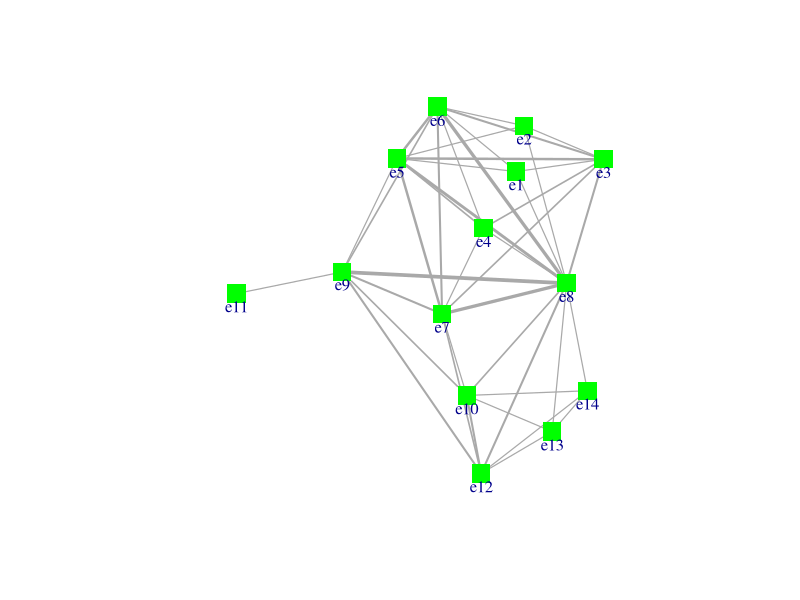

The R source for this figure:
## Data importing

network <- matrix(
c(1,1,0,1,rep(0,14),
1,1,1,rep(0,15),
rep(1,6),rep(0,12),
1,0,1,1,1,rep(0,13),
rep(1,7),0,1,rep(0,9),
rep(1,4),0,1,1,1,rep(0,4),1,rep(0,5),
0,1,1,1,1,0,1,0,1,1,0,0,1,1,1,0,0,0,
1,1,1,1,0,rep(1,8),0,1,1,0,0,
1,0,1,rep(0,4),rep(1,7),0,1,1,1,
rep(0,10),rep(1,5),0,0,0,
rep(0,13),1,1,0,1,1,
rep(0,9),rep(1,6),0,0,0,
rep(0,11),1,1,0,1,0,0,0,
rep(0,11),1,1,0,1,0,0,0),
ncol=14,
dimnames=list(paste("w",1:18,sep=""),
paste("e",1:14,sep="")))

wnames = paste("w",substr(as.character(1:18+100),2,3),sep="")
enames = paste("e",1:14,sep="")

## 2 mode data to 1 mode data

monopartite <- function(bipartite, by=c("row","col")) {
if(all(by=="col")) bi = t(bipartite)
else bi = bipartite
n = nrow(bi)
names = rownames(bi)

res=matrix(0, n, n, dimnames=list(names, names))
for(i in 1:n) {
        for(j in i:n) {
                res[i,j] = bi[i,]%*%bi[j,]
                res[j,i] = res[i,j]
        }
}
return(res)
}

women = monopartite(network)
events = monopartite(network, by="col")

## Generating network graph files in Pajek format

topajek <- function(monopartite, filename="mypajek.net") {
n = nrow(monopartite)
f=file(filename,"w")
s = paste(c("*vertices ", as.character(n), "\r\n*edges\r"), collapse="")
write(s, file=f, sep="")
for(i in 1:n) {
        for(j in i:n) {
                s = paste(c(as.character(i), as.character(j),
                as.character(monopartite[i,j]), "\r"), collapse=" ")
                write(s, file=f, append=TRUE, sep="")
        }
}
close(f)
cat(paste(c("Successfully output to ", getwd(), "/", filename, "\n"), collapse=""))
}

topajek(women, filename="women.net")
topajek(events, filename="events.net")

## Handle the graphs with igraph package

require(igraph)

w=read.graph("women.net", format="pajek")
e=read.graph("events.net", format="pajek")

V(w)$name = wnames
V(e)$name = enames

# Censoring out the edges with low weights, along with the self-connections

censor.edgeweight <- function(graph, floor=min(E(graph)$weight), 
                ceiling=max(E(graph)$weight)) {

if(is.null(E(graph)$weight)) stop("No weights for censoring the edges!")
es = E(graph)[E(graph)$weight<floor | E(graph)$weight>ceiling]

newgraph = graph - es

# An alternative realization for the line above:
#pairs = get.edges(graph, es)
#newgraph = delete.edges(graph, E(graph, P=as.vector(t(pairs))))

newgraph = delete.edges(newgraph, E(newgraph, P=rep(1:vcount(graph), each=2)))

# Delete self-conn.s
# The operator " - " doesn't work well when subtracting the graph with an edge seq.

return(newgraph)

}

newe = censor.edgeweight(e, floor=3); newe

## Plotting the events graph according to a certain censoring

# Assign edge widths

E(newe)$width = 0.4 * E(newe)$weight

plot(newe, vertex.size=10, vertex.shape="square", vertex.color="green", vertex.frame.color=NA, vertex.label.dist=1, vertex.label.degree=pi/2, layout=layout.kamada.kawai)

########################################

## Other notes:

# See help(edges)
#g <- graph.empty() + vertices(letters[1:10])
#g <- g + edges(sample(V(g), 10, replace=TRUE), color="red")
#get.edges(g, E(g)[1:3])
#get.edges(g, 1:3)

# Returns a 2-col. matrix representing the vertices of chosen edges

## Another approach to plot a network graph with Rgraphviz package:

#library(Rgraphviz)
#womengraph<-new("graphAM", adjMat=women, edgemode="undirected")
#eventsgraph<-new("graphAM", adjMat=events, edgemode="undirected")

#dev.new()
#plot(womengraph, attrs = list(node = list(fillcolor = "lightblue"),edge = list(arrowsize=0.5)))
#dev.new()
#plot(eventsgraph, attrs = list(node = list(fillcolor = "lightblue"),edge = list(arrowsize=0.5)))